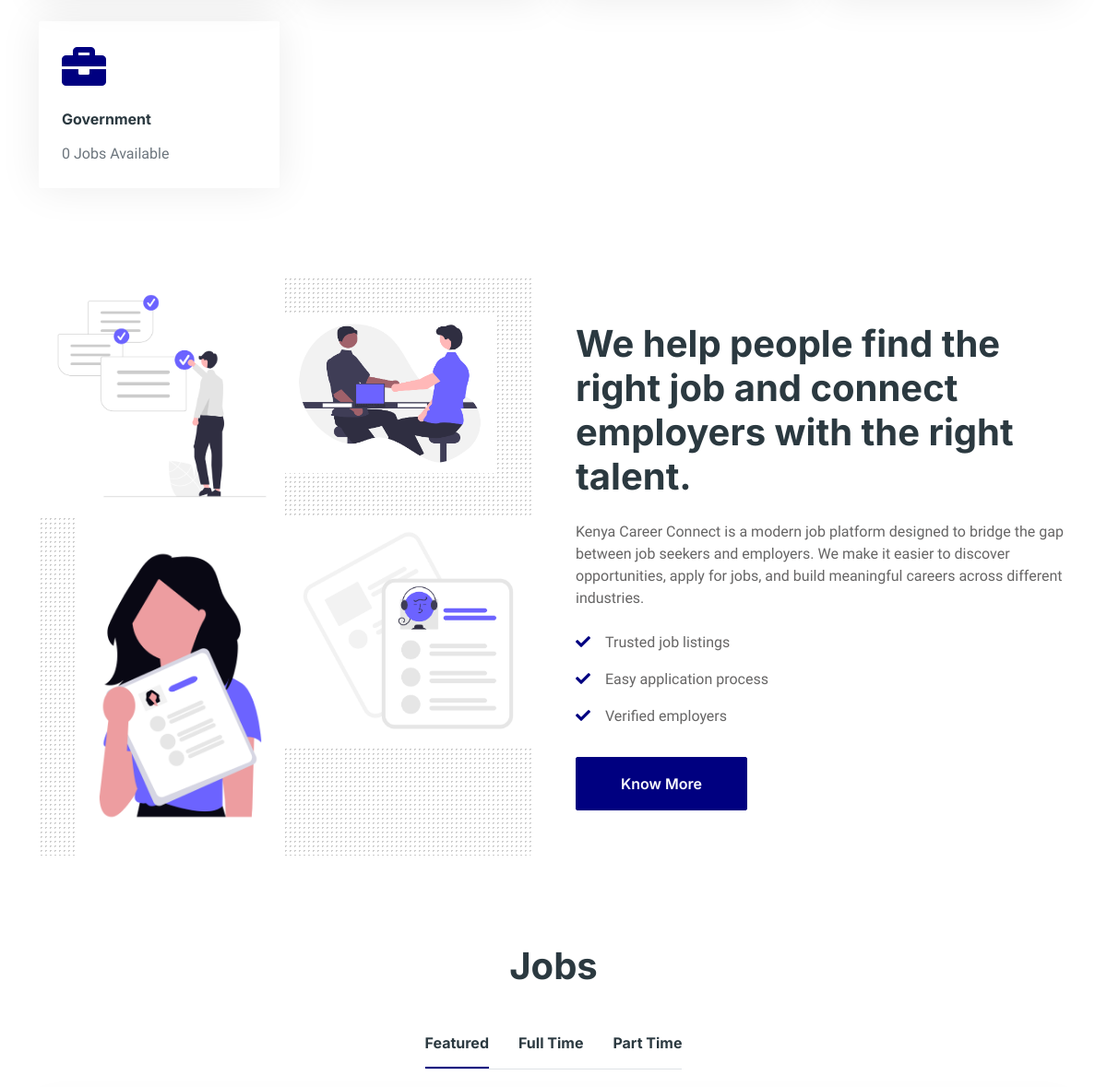
Before: / (middle part) with the older database file.
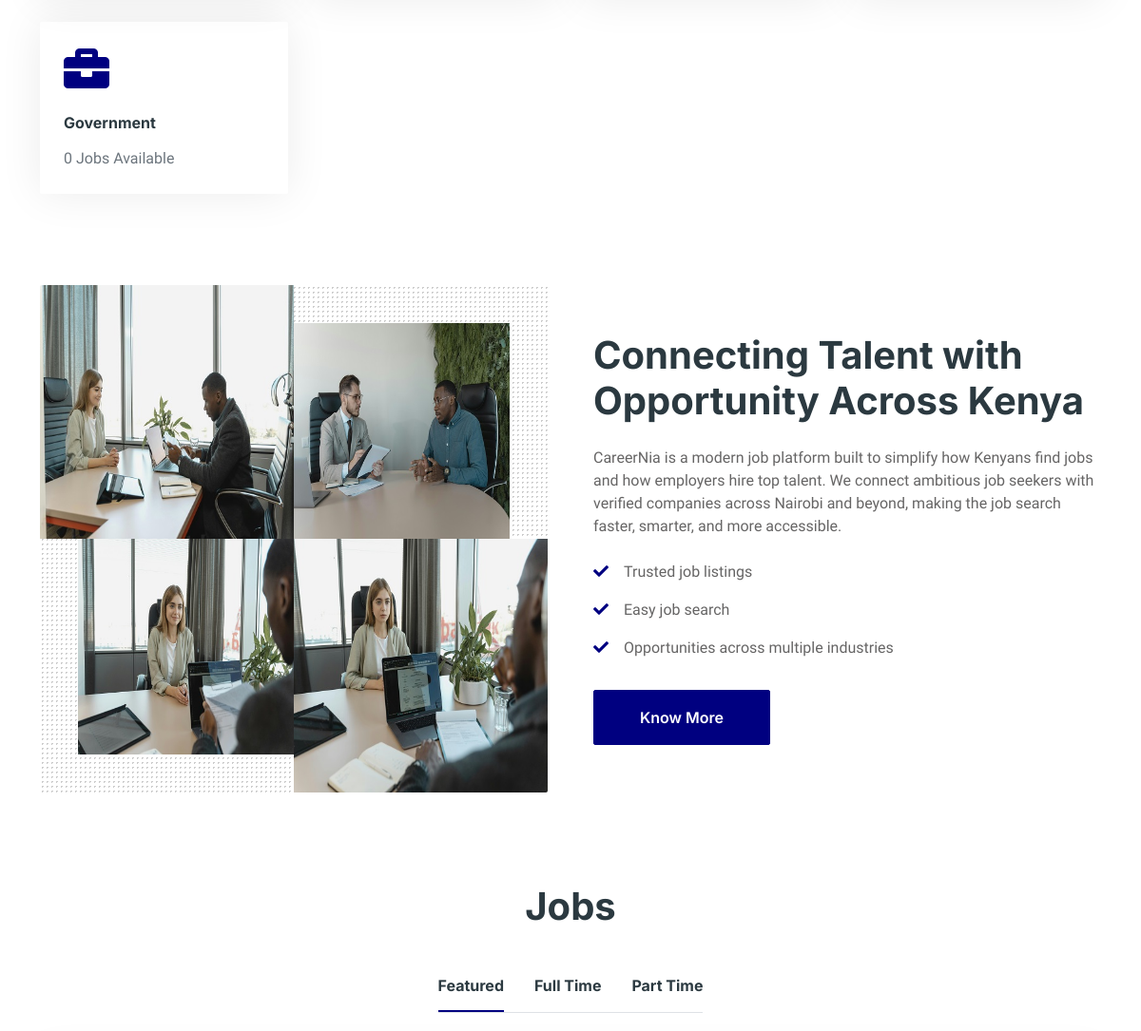
After: the same page with the newer database file.
### app/models.py (models this page shows, shortened)
class Category(models.Model):
    name=models.CharField(max_length=100)
    icon = models.CharField(max_length=50, default='fa-briefcase')

class About(models.Model):
    title = models.TextField()
    description = models.TextField()
    point_1 = models.CharField(max_length=255)
    point_2 = models.CharField(max_length=255)
    point_3 = models.CharField(max_length=255)
    button_text = models.CharField(max_length=50, default="Read More")
    button_link = models.CharField(max_length=255, blank=True)
    image_1 = models.ImageField(upload_to='about/')
    image_2 = models.ImageField(upload_to='about/')
    image_3 = models.ImageField(upload_to='about/')
    image_4 = models.ImageField(upload_to='about/')

### app/views.py (the view)
# urls.py: path('',views.home,name="home"),
def home(request):
    categories = Category.objects.all()
    locations = Location.objects.all()
    about = About.objects.first()
    clients = Client.objects.all()
    featured_jobs = Job.objects.filter(is_featured=True)[:6]
    full_time_jobs = Job.objects.filter(job_type='Full Time')[:6]
    part_time_jobs = Job.objects.filter(job_type='Part Time')[:6]
    for category in categories:
        category.job_count = Job.objects.filter(category=category).count()
    return render(request, 'index.html', {
        "categories": categories,
        "locations": locations,
        "about": about,
        "featured_jobs": featured_jobs,
        "full_time_jobs": full_time_jobs,
        "part_time_jobs": part_time_jobs,
        "clients": clients,
    })

### app/templates/index.html (shortened to what this page needs)
{% extends 'base.html' %}
{% load static %}
{% block content %}
<div class="container-xxl bg-white p-0">
    <div class="container-xxl py-5">
        <div class="container">
            <div class="row g-4">
                {% for category in categories %}
                    <div class="col-lg-3 col-sm-6 wow fadeInUp" data-wow-delay="0.1s">
                        <a class="cat-item rounded p-4 text-decoration-none"
                           href="{% url 'job_list' %}?category={{ category.id }}">
                            <i class="fa fa-3x {{ category.icon }} text-primary mb-4"></i>
                            <h6 class="mb-3">{{ category.name }}</h6>
                            <p class="mb-0 text-muted">{{ category.job_count }} Jobs Available</p>
                        </a>
                    </div>
                {% endfor %}
            </div>
        </div>
    </div>
    {% include "partials/about_info.html" %}
    {% include "partials/job_card.html" %}
</div>
{% endblock %}

### app/templates/base.html (shortened to what this page needs)
{% load static %}
<!DOCTYPE html>
<html lang="en">
<head>
    <link href="https://cdnjs.cloudflare.com/ajax/libs/font-awesome/5.10.0/css/all.min.css" rel="stylesheet">
    <link href="https://cdn.jsdelivr.net/npm/bootstrap-icons@1.4.1/font/bootstrap-icons.css" rel="stylesheet">
    <link href="{% static 'lib/animate/animate.min.css' %}" rel="stylesheet">
    <link href="{% static 'lib/owlcarousel/assets/owl.carousel.min.css' %}" rel="stylesheet">
    <link href="{% static 'css/bootstrap.min.css' %}" rel="stylesheet">
    <link href="{% static 'css/style.css' %}" rel="stylesheet">
</head>
<body>
    {% block content %}
    {% endblock %}
</body>
</html>

### app/templates/partials/about_info.html
        <div class="container-xxl py-5">
            <div class="container">
                <div class="row g-5 align-items-center">
                    <div class="col-lg-6 wow fadeIn" data-wow-delay="0.1s">
                        <div class="row g-0 about-bg rounded overflow-hidden">
                             {% if about.image_1 %}
                               <div class="col-6 text-start">
                                <img class="img-fluid w-100" src="{{ about.image_1.url }}">
                            </div>
                             {% endif %}
                          {% if about.image_2 %}
                            <div class="col-6 text-start">
                                <img class="img-fluid" src="{{ about.image_2.url }}" style="width: 85%; margin-top: 15%;">
                            </div>
                            {% endif %}
                            {% if about.image_3 %}
                            <div class="col-6 text-end">
                                <img class="img-fluid" src="{{ about.image_3.url }}" style="width: 85%;">
                            </div>
                            {% endif %}
                            {% if about.image_4 %}
                            <div class="col-6 text-end">
                                <img class="img-fluid w-100" src="{{ about.image_4.url }}">
                            </div>
                            {% endif %}
                        </div>
                    </div>
                    <div class="col-lg-6 wow fadeIn" data-wow-delay="0.5s">
                        <h1 class="mb-4">{{ about.title }}</h1>
                        <p class="mb-4">{{ about.description }}</p>
                        {% if about.point_1 %}
                <p><i class="fa fa-check text-primary me-3"></i>{{ about.point_1 }}</p>
                {% endif %}
                {% if about.point_2 %}
                <p><i class="fa fa-check text-primary me-3"></i>{{ about.point_2 }}</p>
                {% endif %}
                {% if about.point_3 %}
                <p><i class="fa fa-check text-primary me-3"></i>{{ about.point_3 }}</p>
                {% endif %}
                        <a class="btn btn-primary py-3 px-5 mt-3" href="">{{ about.button_text }}</a>
                    </div>
                </div>
            </div>
        </div>

### app/templates/partials/job_card.html (shortened to what this page needs)
        <div class="container-xxl py-5">
            <div class="container">
                <h1 class="text-center mb-5 wow fadeInUp" data-wow-delay="0.1s">Jobs</h1>
                <div class="tab-class text-center wow fadeInUp" data-wow-delay="0.3s">
                    <ul class="nav nav-pills d-inline-flex justify-content-center border-bottom mb-5">
                        <li class="nav-item">
                            <a class="d-flex align-items-center text-start mx-3 ms-0 pb-3 active" data-bs-toggle="pill" href="#tab-1">
                                <h6 class="mt-n1 mb-0">Featured</h6>
                            </a>
                        </li>
                        <li class="nav-item">
                            <a class="d-flex align-items-center text-start mx-3 pb-3" data-bs-toggle="pill" href="#tab-2">
                                <h6 class="mt-n1 mb-0">Full Time</h6>
                            </a>
                        </li>
                        <li class="nav-item">
                            <a class="d-flex align-items-center text-start mx-3 me-0 pb-3" data-bs-toggle="pill" href="#tab-3">
                                <h6 class="mt-n1 mb-0">Part Time</h6>
                            </a>
                        </li>
                    </ul>
                </div>
            </div>
        </div>

### static/css/style.css (style rules this page uses)
:root { --primary: #000080; --secondary: #2B9BFF; --light: #ffffff; --dark: #2B3940; }
.btn { font-family: 'Inter', sans-serif; font-weight: 600; transition: .5s; }
.btn.btn-primary, .btn.btn-secondary { color: #FFFFFF; }
.about-bg { background-image: -webkit-repeating-radial-gradient(center center, rgba(0, 0, 0, 0.2), rgba(0, 0, 0, 0.2) 1px, transparent 1px, transparent 100%); background-image: -moz-repeating-radial-gradient(center center, rgba(0, 0, 0, 0.2), rgba(0, 0, 0, 0.2) 1px, transparent 1px, transparent 100%); background-image: -ms-repeating-radial-gradient(center center, rgba(0, 0, 0, 0.2), rgba(0, 0, 0, 0.2) 1px, transparent 1px, transparent 100%); background-image: -o-repeating-radial-gradient(center center, rgba(0, 0, 0, 0.2), rgba(0, 0, 0, 0.2) 1px, transparent 1px, transparent 100%); background-image: repeating-radial-gradient(center center, rgba(0, 0, 0, 0.2), rgba(0, 0, 0, 0.2) 1px, transparent 1px, transparent 100%); background-size: 5px 5px; }
.cat-item { display: block; box-shadow: 0 0 45px rgba(0, 0, 0, .08); border: 1px solid transparent; transition: .5s; }
.nav-pills .nav-item .active { border-bottom: 2px solid var(--primary); }

Changed rows visible on the page:
changed About "Trusted job listings": image_1: a different picture; image_2: a different picture; image_3: a different picture; image_4: a different picture; title "We help people find the right job and connect employers with the right talent." → "Connecting Talent with Opportunity Across Kenya"; description "Kenya Career Connect is a modern job platform designed to bridge the gap between job seekers and employers. We make it easier to discover opportunities, apply for jobs, and build meaningful careers across different industries." → "CareerNia is a modern job platform built to simplify how Kenyans find jobs and how employers hire top talent. We connect ambitious job seekers with verified companies across Nairobi and beyond, making the job search faster, smarter, and more accessible."; point_2 "Easy application process" → "Easy job search"; point_3 "Verified employers" → "Opportunities across multiple industries"
